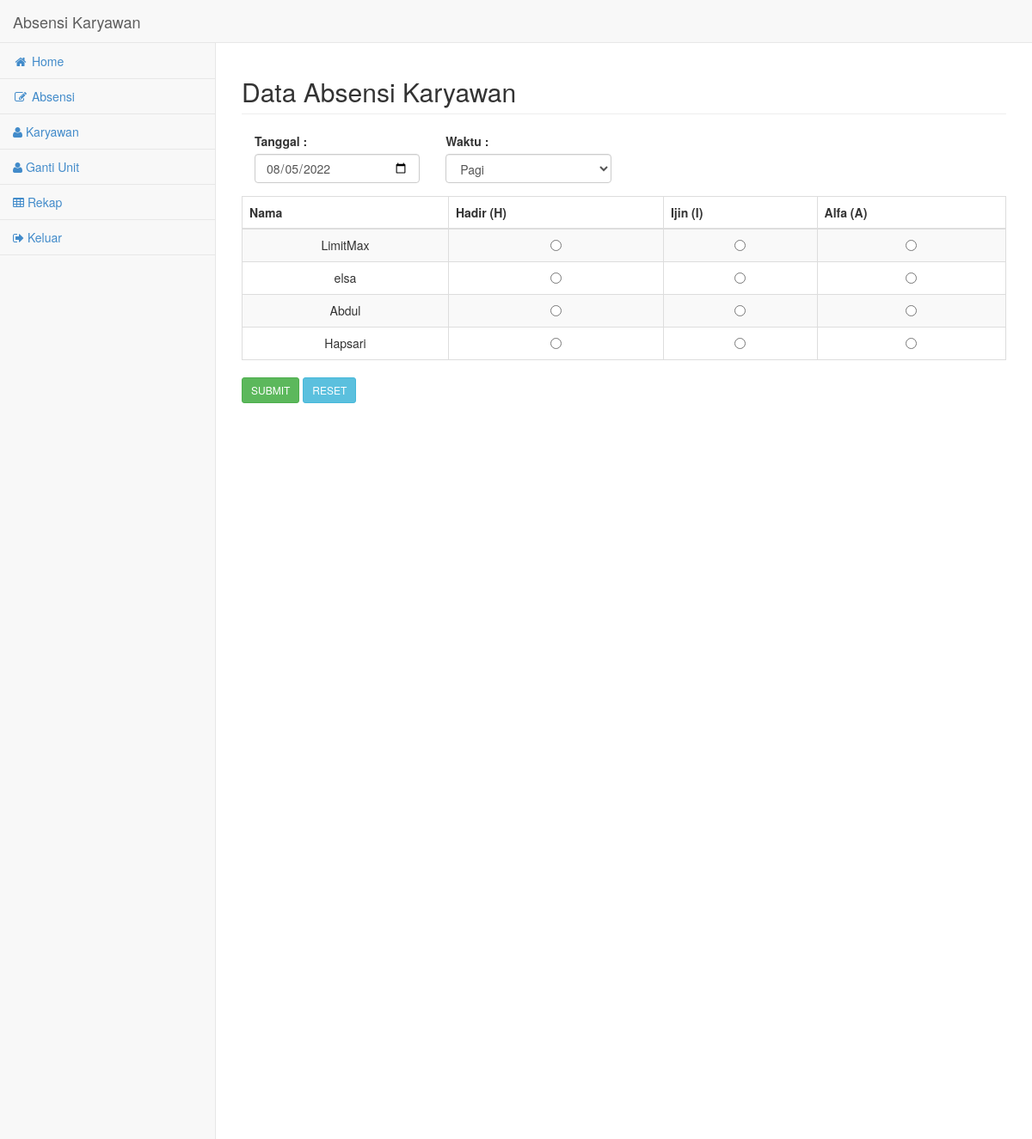
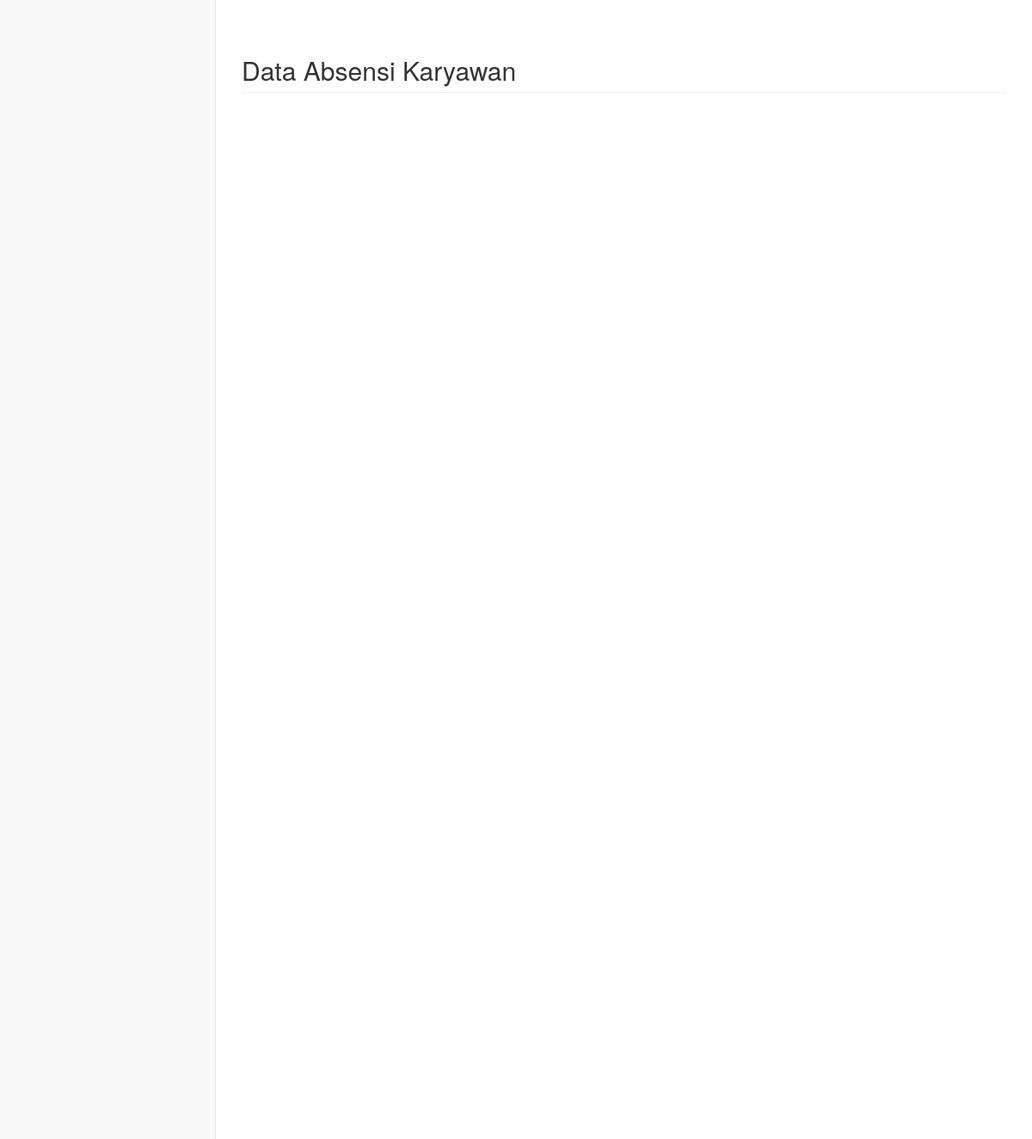
Page /index.php/absensi on the committed database (2 pictures, top to bottom).
### tables this page shows
CREATE TABLE `karyawan` (
  `id_karyawan` int(11) NOT NULL,
  `nama` varchar(30) NOT NULL,
  `unit` varchar(20) NOT NULL
);

### application/controllers/Absensi.php (called while the page is built, shortened)
<?php
class Absensi extends CI_Controller {
    public function __construct()
    {
        $this->load->model('absensi_m', 'absensi');
    }
    public function index()
    {
        $head = array(
            'title' => 'Absensi',
            'head' => 'Data Absensi Karyawan',
        );
        $data['karyawan'] = $this->absensi->karyawan()->result();
        $this->load->view('parsial/header', $head);
        $this->load->view('absensi/absen', $data);
        $this->load->view('parsial/header');
    }
}

### index.php (called while the page is built, shortened)
<?php
require_once BASEPATH.'core/CodeIgniter.php';

### application/models/Absensi_m.php (called while the page is built, shortened)
<?php
class Absensi_m extends CI_Model {
    public function karyawan()
    {
        return $this->db->get('karyawan');
    }
}

### application/views/absensi/absen.php (the view, shortened to what this page needs)
<div class="row">
    <div class="col-lg-6">
    </div>
</div>
<form action="<?=base_url('absensi/absen_act')?>" method="POST">
    <div class="col-md-3">
        <div class="form-group">
            <label class="control-label" id="tanggal">Tanggal :</label>
            <input type="date" class="form-control" name="tanggal" id="tanggal" value="<?=date('Y-m-d', time())?>">
        </div>
    </div>
    <div class="col-md-3">
        <div class="form-group">
            <label class="control-label" id="waktu">Waktu :</label>
            <select class="form-control" name="waktu" id="waktu">
                <option value="P">Pagi</option>
            </select>
        </div>
    </div>
    <table class="table table-bordered table-striped">
        <thead>
            <th>Nama</th>
            <th>Hadir (H)</th>
            <th>Ijin (I)</th>
            <th>Alfa (A)</th>
        </thead>
        <tbody>
            <?php
            $no = 1;
            foreach ($karyawan as $k)
            {
        ?>
            <tr>
                <td align="center">
                    <?=$k->nama?>
                </td>
                <td align="center">
                    <input type="radio" name="ket<?=$no?>" value="H">
                </td>
                <td align="center">
                    <input type="radio" name="ket<?=$no?>" value="I">
                </td>
                <td align="center">
                    <input type="radio" name="ket<?=$no?>" value="A">
                </td>
            </tr>
            <?php
            $no++;
            }
        ?>
        </tbody>
    </table>
    <input type="submit" name="submit" class="btn btn-sm btn-success" value="SUBMIT">
    <input type="reset" class="btn btn-sm btn-info" value="RESET">
</form>

### assets/sbadmin/css/sb-admin.css (style rules this page uses)
body { background-color: #f8f8f8; padding-top: 100px; }
@media (min-width:768px) { body { padding-top: 50px; } }

### rows in the picture
karyawan: nama "LimitMax"
karyawan: nama "elsa"
karyawan: nama "Abdul"
karyawan: nama "Hapsari"

### other values in the picture
$head "Data Absensi Karyawan Data Absensi Karyawan"
